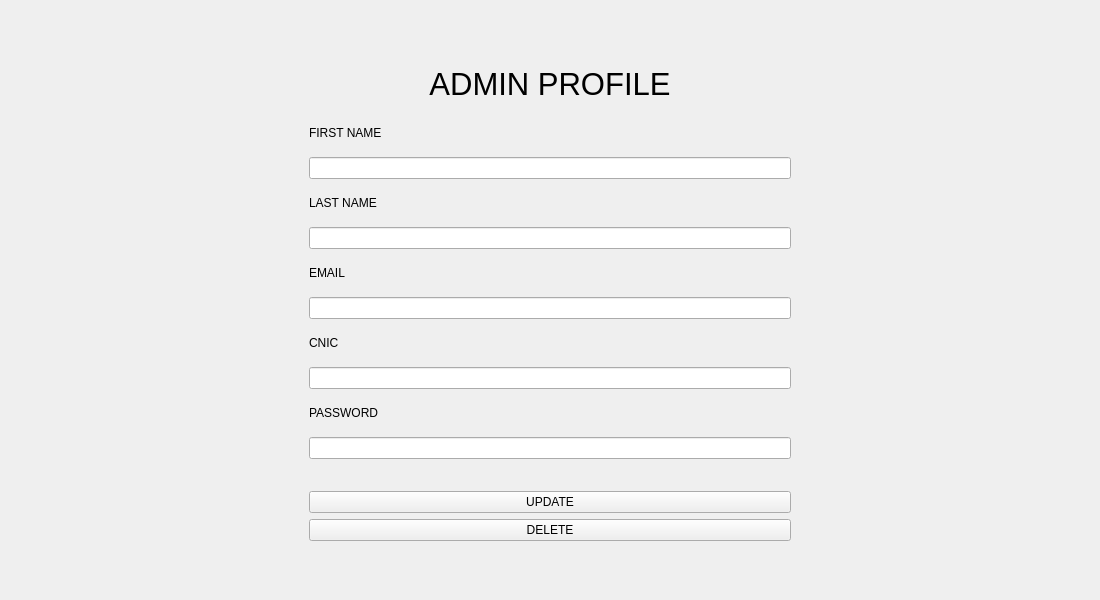
<?xml version="1.0" encoding="UTF-8"?>
<ui version="4.0">
 <class>Frame</class>
 <widget class="QFrame" name="Frame">
  <property name="geometry">
   <rect>
    <x>0</x>
    <y>0</y>
    <width>1100</width>
    <height>600</height>
   </rect>
  </property>
  <property name="windowTitle">
   <string>Frame</string>
  </property>
  <layout class="QGridLayout" name="gridLayout">
   <item row="0" column="0">
    <widget class="QWidget" name="widget" native="true">
     <property name="maximumSize">
      <size>
       <width>500</width>
       <height>500</height>
      </size>
     </property>
     <layout class="QGridLayout" name="gridLayout_2">
      <item row="3" column="0">
       <widget class="QPushButton" name="admin_update_button">
        <property name="text">
         <string>UPDATE</string>
        </property>
       </widget>
      </item>
      <item row="2" column="0">
       <widget class="QLabel" name="admin_message_label">
        <property name="maximumSize">
         <size>
          <width>16777214</width>
          <height>20</height>
         </size>
        </property>
        <property name="text">
         <string/>
        </property>
       </widget>
      </item>
      <item row="1" column="0">
       <layout class="QVBoxLayout" name="verticalLayout">
        <item>
         <widget class="QLabel" name="admin_first_name_label">
          <property name="text">
           <string>FIRST NAME</string>
          </property>
         </widget>
        </item>
        <item>
         <widget class="QLineEdit" name="admin_first_name_input"/>
        </item>
        <item>
         <widget class="QLabel" name="admin_last_name_label">
          <property name="text">
           <string>LAST NAME</string>
          </property>
         </widget>
        </item>
        <item>
         <widget class="QLineEdit" name="admin_last_name_input"/>
        </item>
        <item>
         <widget class="QLabel" name="admin_email_label">
          <property name="text">
           <string>EMAIL</string>
          </property>
         </widget>
        </item>
        <item>
         <widget class="QLineEdit" name="admin_email_input"/>
        </item>
        <item>
         <widget class="QLabel" name="admin_cnic_label">
          <property name="text">
           <string>CNIC</string>
          </property>
         </widget>
        </item>
        <item>
         <widget class="QLineEdit" name="admin_cnic_input"/>
        </item>
        <item>
         <widget class="QLabel" name="admin_password_label">
          <property name="text">
           <string>PASSWORD</string>
          </property>
         </widget>
        </item>
        <item>
         <widget class="QLineEdit" name="admin_password_input"/>
        </item>
       </layout>
      </item>
      <item row="0" column="0">
       <widget class="QLabel" name="admin_profile_title">
        <property name="maximumSize">
         <size>
          <width>500</width>
          <height>50</height>
         </size>
        </property>
        <property name="font">
         <font>
          <pointsize>23</pointsize>
         </font>
        </property>
        <property name="text">
         <string>ADMIN PROFILE</string>
        </property>
        <property name="alignment">
         <set>Qt::AlignmentFlag::AlignCenter</set>
        </property>
       </widget>
      </item>
      <item row="4" column="0">
       <widget class="QPushButton" name="admin_delete_button">
        <property name="styleSheet">
         <string notr="true">background-color : &quot;red&quot;
</string>
        </property>
        <property name="text">
         <string>DELETE</string>
        </property>
       </widget>
      </item>
     </layout>
    </widget>
   </item>
  </layout>
 </widget>
 <resources/>
 <connections/>
</ui>
